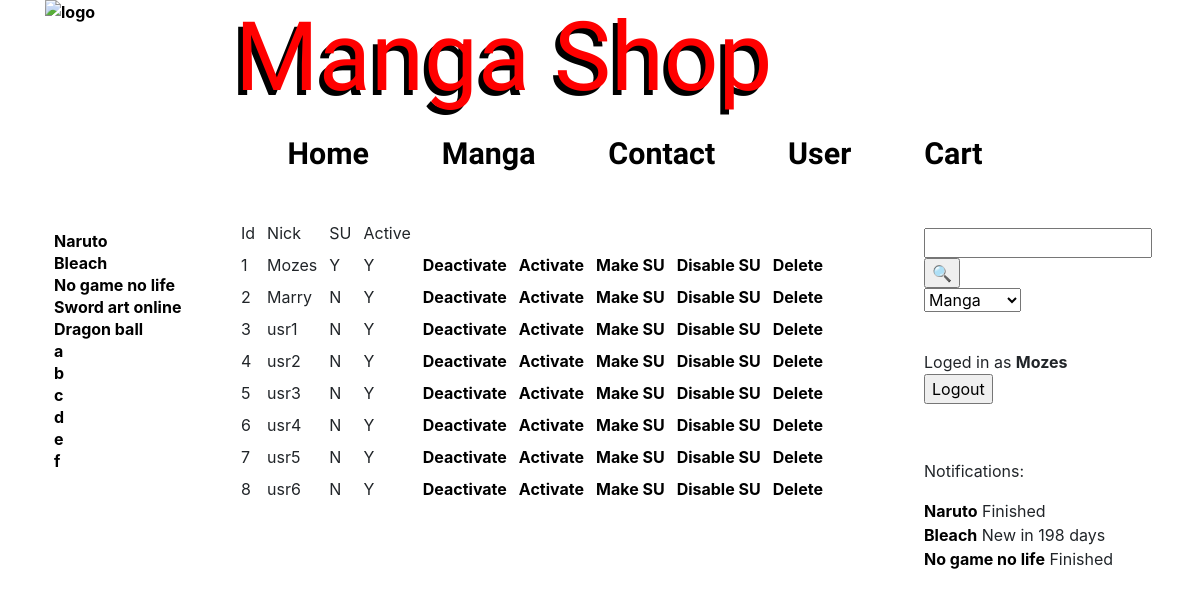
The app's page /ucet.php?admin=users (signed in) with its own data.
### tables this page shows
CREATE TABLE MANGA
(
	ID_MANGA 						INT UNSIGNED NOT NULL AUTO_INCREMENT PRIMARY KEY,
	TITLE 							VARCHAR(20) NOT NULL,
	DATE_OF_RELEASE 			DATE,
	STATUS 						VARCHAR(10) CHECK (STATUS IN ('open', 'close')),
	FREQUENCY 					VARCHAR(10) CHECK (FREQUENCY IN ('day', 'week', 'month', 'year')),
	PICTURE 						VARCHAR(20)
);

CREATE TABLE T_USER
(
	ID_USER 						INT UNSIGNED NOT NULL AUTO_INCREMENT PRIMARY KEY,
	NAME 							VARCHAR(25),
	SURNAME 						VARCHAR(25),
	PASSWORD						VARCHAR(25),
	DATE_OF_BIRTH 				DATE,
	NICKNAME 						VARCHAR(54) UNIQUE,
	SPRAVCE 							CHAR(1) DEFAULT 'N' CHECK (SPRAVCE IN ('Y', 'N')),
	ACTIVATED 						CHAR(1) DEFAULT 'Y' CHECK (ACTIVATED IN ('Y', 'N')),
	NOTIFICATION_D 			CHAR(1) DEFAULT 'Y' CHECK (NOTIFICATION_D IN ('Y', 'N')),
	SHIPPING_ENABED 			CHAR(1) DEFAULT 'N' CHECK (SHIPPING_ENABED IN ('Y', 'N'))
);

CREATE TABLE USER_MANGA
(
	USER_ID 					INT UNSIGNED NOT NULL,
	MANGA_ID 					INT UNSIGNED NOT NULL,
	FOREIGN KEY (USER_ID) 		REFERENCES T_USER 	(ID_USER) 		ON DELETE CASCADE ,
	FOREIGN KEY (MANGA_ID) 	REFERENCES MANGA 	(ID_MANGA) 	ON DELETE CASCADE ,
	PRIMARY KEY (USER_ID, MANGA_ID)
);

### admin.php (the view, shortened to what this page needs)
<?php
	if(isset($_GET['admin']) and $_GET['admin'] == "users" ){
		$querry = "SELECT * FROM T_USER;";
		$response = mysqli_query($dbc, $querry);
		if($response){?>
		<table align="left" cellspacing="4" cellpadding="6">
		<tr>
			<td align="left">Id</td>
			<td align="left">Nick</td>
			<td align="left">SU</td>
			<td align="left">Active</td>
		</tr>
		<?php
			while($row = mysqli_fetch_array($response)){
		?>
				<tr>
					<td align="left"><?php echo $row['ID_USER'];?></td>
					<td align="left"><?php echo $row['NICKNAME'];?></td>
					<td align="left"><?php echo $row['SPRAVCE'];?></td>
					<td align="left"><?php echo $row['ACTIVATED'];?></td>
					<td align="left"><a href="admin_execute.php?deactivate=<?php echo $row['ID_USER'];?>">Deactivate</a></td>
					<td align="left"><a href="admin_execute.php?activate=<?php echo $row['ID_USER'];?>">Activate</a></td>
					<td align="left"><a href="admin_execute.php?make_su=<?php echo $row['ID_USER'];?>">Make SU</a></td>
					<td align="left"><a href="admin_execute.php?disable_su=<?php echo $row['ID_USER'];?>">Disable SU</a></td>
					<td align="left"><a href="admin_execute.php?delete=<?php echo $row['ID_USER'];?>">Delete</a></td>
				</tr>
		<?php
			}
		?>
		</table>
<?php
		}
	}elseif(isset($_GET['admin']) and $_GET['admin'] == "manga"){
?>
		<form action="admin_execute.php" method="post">
			<p>Add manga: </p>
			<p>Title: 		<input type="text" 	name="title" size="20" value="" />*</p>
			<p>Picture: 	<input type="text" 	name="picture" size="20" value="" /></p>
			<p>Status:
				<select name="status">
					<option value="open">open</option>
					<option value="close">finished</option>
				</select>
			</p>
			<p>Frequency:
				<select name="frequency">
					<option value="day">Daily</option>
					<option value="week">Weekly</option>
					<option value="month">Monthly</option>
					<option value="year">Yearly</option>
				</select>
			</p>
			<p>Date of release:<input type="date" name="date"></p>
			<p><input type="submit" name="manga" value="add"/></p>
		</form>
<?php
	}elseif(isset($_GET['admin']) and $_GET['admin'] == "volume"){
		?>
		<form action="admin_execute.php" method="post">
			<p>Add volume: </p>
			<p>Title: 		<input type="text" 	name="title" size="20" value="" /></p>
			<p>Chapter:
				<select name="Chapter">
					<?php
					require_once('connect_to_sql.php');
					$querry = "SELECT MANGA.TITLE as NAME, CHAPTER.TITLE as NAME2, CHAPTER.ID_CHAPTER as ID FROM CHAPTER join MANGA on ID_MANGA = MANGA_ID";
					$response = mysqli_query($dbc, $querry);
					while($row = mysqli_fetch_array($response)){
						echo '<option value="'.$row['ID'].'">'.$row['NAME']." ".$row['NAME2']."</option>";
					}
					?>
				</select>
			</p>
			<p><input type="submit" name="volume" value="Add"/></p>
		</form>
<?php
	}elseif(isset($_GET['admin']) and $_GET['admin'] == "chapter"){
		?>
		<form action="admin_execute.php" method="post">
			<p>Title: 				<input type="text" 	name="title" size="20" value="" /></p>
			<p>Serial number: 	<input type="text" 	name="serial" size="20" value="" /></p>
			<p>Manga:
					<select name="Manga">
						<?php
						require_once('connect_to_sql.php');
						$querry = "SELECT *  FROM MANGA";
						$response = mysqli_query($dbc, $querry);
						while($row = mysqli_fetch_array($response)){
							echo '<option value="'.$row['ID_MANGA'].'">'.$row['TITLE']."</option>";
						}
						?>
					</select>
				</p>
				<p><input type="submit" name="chapter" value="Add"/></p>
			</form>
		<?php
	}elseif(isset($_GET['admin']) and $_GET['admin'] == "magazine"){
?>
		<form action="admin_execute.php" method="post">
			<p>Add magazine: </p>
			<p>Title: 		<input type="text" 	name="title" size="20" value="" /></p>
			<p>Chapter:
				<select name="Chapter">
					<option value="NULL">none</option>
					<?php
					require_once('connect_to_sql.php');
					$querry = "SELECT MANGA.TITLE as NAME, CHAPTER.TITLE as NAME2, ID_CHAPTER as ID FROM CHAPTER join MANGA on ID_MANGA = MANGA_ID";
					$response = mysqli_query($dbc, $querry);
					while($row = mysqli_fetch_array($response)){
						echo '<option value="'.$row['ID'].'">'.$row['NAME']." ".$row['NAME2']."</option>";
					}
					?>
				</select>
			</p>
			<p><input type="submit" name="volume" value="add"/></p>
		</form>
<?php
	}
	else{?>
		<h4>Administrator options:</h4>
		<p><a href='ucet.php?admin=users'>Manage users</a></p>
		<p><a href='ucet.php?admin=manga'>Add manga</a></p>
		<p><a href='ucet.php?admin=chapter'>Add chapter</a></p>
		<p><a href='ucet.php?admin=volume'>Add volume</a></p>
		<p><a href='ucet.php?admin=magazine'>Add magazine</a></p>
		<?php
	}
?>

### left_bar.php
<div class="col-md-2 left">
<?php
	require_once('connect_to_sql.php');
		$querry = "SELECT * FROM MANGA;";
		$response = mysqli_query($dbc, $querry);
		if($response){
			echo '<table>';
			while($row = mysqli_fetch_array($response)){
				echo '<tr>'.
							'<td align="left"><a href="manga.php?manga='. $row['ID_MANGA'].'">'. $row['TITLE'].'</a> </td>'.
						'</tr>';
			}
			echo '</table>';
		}
		else{
			echo'Database error :(<br>';
			echo mysqli_error($dbc);
		}
?>
</div>

### right_bar.php (shortened to what this page needs)
<div class="col-md-3">
	<div class="search_bar">
		<form class="right" action="search.php" method="get">
			<input type="text" name="what" >
			<input type="submit" name="search" value="&#x1f50d" /><br />
			<select name="by">
				<option value="manga">Manga</option>
			</select>
		</form>
	</div>
	<div class="login_bar">
		<?php
		if(!isset($_SESSION['username'])){
			$_SESSION['username'] = NULL;
		?>
		<form class="right" action="login.php" method="post">
			<b>Login</b>
			<p>Nickname: 	<input type="text" 	name="username" value="" /></p>
			<p>Password: 	<input type="password" 	name="password" value="" /></p>
			<p><input type="submit" name="login" value="Login" /></p>
			<p>Or <a href="signup_form.php">sign up :)</a></p>
		</form>
		<?php
		if($_SESSION['bad_login']){
				echo 'Bad login :/<br>';
			}
		}
		else{
		?>
		<form class="right" action="login.php" method="post">
			Loged in as <b><?php echo $_SESSION['username']; ?> </b>
			<br />
			<p><input type="submit" name="logout" value="Logout" /></p>
		</form>
		<?php
			}
		?>
	</div>
	<div class="right">
		<p>Notifications:</p>
		<?php
		if(isset($_SESSION['username'])){
			$querry = "SELECT * FROM MANGA join USER_MANGA on MANGA.ID_MANGA = USER_MANGA.MANGA_ID where USER_ID =".$_SESSION['usr_id'];
			$response = mysqli_query($dbc, $querry);
			if($response){
				while($row = mysqli_fetch_array($response)){
					if($row['STATUS'] == 'open'){
						$frequency = $row['FREQUENCY'];
						?>
						<a href="manga.php?manga=<?php echo $row['ID_MANGA']; ?>"><?php echo $row['TITLE']; ?></a>
						<?php
						if($frequency == 'year'){
							$days = floor((strtotime(date("Y-m-d")) - strtotime($row['DATE_OF_RELEASE']))/(24 * 60 * 60))%date('z');
							echo " New in ".$days." days <br />";
						}
					}else{
						?>
						<a href="manga.php?manga=<?php echo $row['ID_MANGA']; ?>"><?php echo $row['TITLE']; ?></a>
						<?php
						echo "Finished";?> <br /> <?php
					}
				}
			}
		}
		else{
		?>
			<p>Sorry, you have to be logged in to use this feature :/</p>
		<?php
		}
		?>
	</div>
</div>

### records on screen
manga: TITLE "Naruto"
manga: TITLE "Bleach"
manga: TITLE "No game no life"
manga: TITLE "Sword art online"
manga: TITLE "Dragon ball"
manga: TITLE "a"
manga: TITLE "b"
manga: TITLE "c"
manga: TITLE "d"
manga: TITLE "e"
manga: TITLE "f"
t_user: ID_USER "1", NICKNAME "Mozes", SPRAVCE "Y", ACTIVATED "Y"
t_user: ID_USER "2", NICKNAME "Marry", SPRAVCE "N", ACTIVATED "Y"
t_user: ID_USER "3", NICKNAME "usr1", SPRAVCE "N", ACTIVATED "Y"
t_user: ID_USER "4", NICKNAME "usr2", SPRAVCE "N", ACTIVATED "Y"
t_user: ID_USER "5", NICKNAME "usr3", SPRAVCE "N", ACTIVATED "Y"
t_user: ID_USER "6", NICKNAME "usr4", SPRAVCE "N", ACTIVATED "Y"
t_user: ID_USER "7", NICKNAME "usr5", SPRAVCE "N", ACTIVATED "Y"
t_user: ID_USER "8", NICKNAME "usr6", SPRAVCE "N", ACTIVATED "Y"
user_manga: MANGA_ID.TITLE "Naruto"
user_manga: MANGA_ID.TITLE "Bleach", MANGA_ID.DATE_OF_RELEASE "198"
user_manga: MANGA_ID.TITLE "No game no life"

### other values on screen
$_SESSION['username'] "Mozes"
